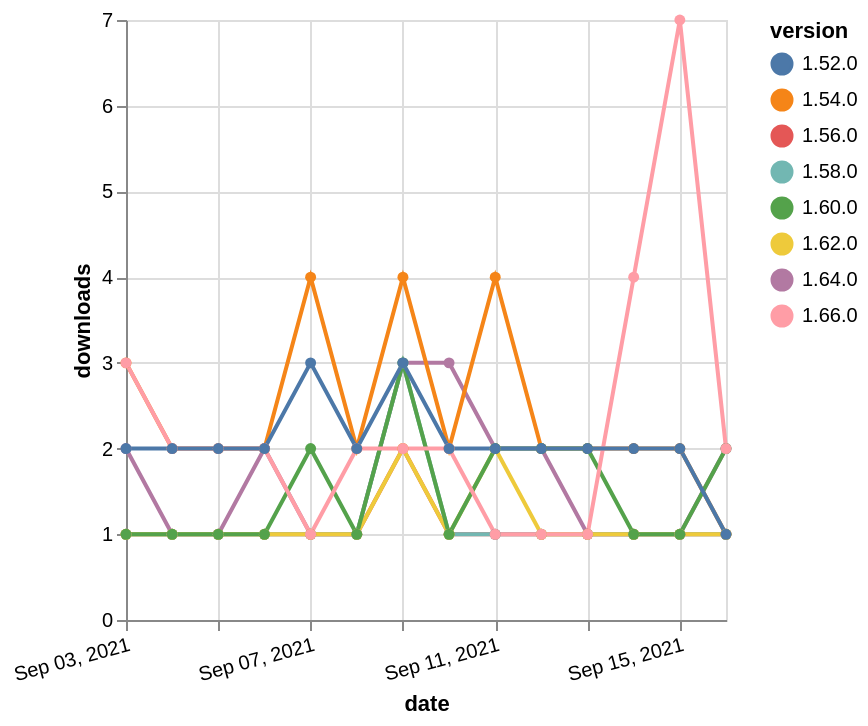

Express this chart as Vega-Lite.
### Vega-Lite specification from a JSON file in a GitHub repository (floating-point values rounded to 4 significant figures)
{"$schema": "https://vega.github.io/schema/vega-lite/v5.json", "description": "A simple bar chart with embedded data.", "data": {"values": [{"date": "2021-09-03", "total": 258, "delta": 1, "version": "1.56.0"}, {"date": "2021-09-04", "total": 259, "delta": 1, "version": "1.56.0"}, {"date": "2021-09-05", "total": 260, "delta": 1, "version": "1.56.0"}, {"date": "2021-09-06", "total": 261, "delta": 1, "version": "1.56.0"}, {"date": "2021-09-07", "total": 262, "delta": 1, "version": "1.56.0"}, {"date": "2021-09-08", "total": 263, "delta": 1, "version": "1.56.0"}, {"date": "2021-09-09", "total": 265, "delta": 2, "version": "1.56.0"}, {"date": "2021-09-10", "total": 266, "delta": 1, "version": "1.56.0"}, {"date": "2021-09-11", "total": 267, "delta": 1, "version": "1.56.0"}, {"date": "2021-09-12", "total": 268, "delta": 1, "version": "1.56.0"}, {"date": "2021-09-13", "total": 269, "delta": 1, "version": "1.56.0"}, {"date": "2021-09-14", "total": 270, "delta": 1, "version": "1.56.0"}, {"date": "2021-09-15", "total": 271, "delta": 1, "version": "1.56.0"}, {"date": "2021-09-16", "total": 272, "delta": 1, "version": "1.56.0"}, {"date": "2021-09-03", "total": 402, "delta": 2, "version": "1.64.0"}, {"date": "2021-09-04", "total": 403, "delta": 1, "version": "1.64.0"}, {"date": "2021-09-05", "total": 404, "delta": 1, "version": "1.64.0"}, {"date": "2021-09-06", "total": 406, "delta": 2, "version": "1.64.0"}, {"date": "2021-09-07", "total": 407, "delta": 1, "version": "1.64.0"}, {"date": "2021-09-08", "total": 408, "delta": 1, "version": "1.64.0"}, {"date": "2021-09-09", "total": 411, "delta": 3, "version": "1.64.0"}, {"date": "2021-09-10", "total": 414, "delta": 3, "version": "1.64.0"}, {"date": "2021-09-11", "total": 416, "delta": 2, "version": "1.64.0"}, {"date": "2021-09-12", "total": 418, "delta": 2, "version": "1.64.0"}, {"date": "2021-09-13", "total": 419, "delta": 1, "version": "1.64.0"}, {"date": "2021-09-14", "total": 420, "delta": 1, "version": "1.64.0"}, {"date": "2021-09-15", "total": 421, "delta": 1, "version": "1.64.0"}, {"date": "2021-09-16", "total": 423, "delta": 2, "version": "1.64.0"}, {"date": "2021-09-03", "total": 2589, "delta": 3, "version": "1.54.0"}, {"date": "2021-09-04", "total": 2591, "delta": 2, "version": "1.54.0"}, {"date": "2021-09-05", "total": 2593, "delta": 2, "version": "1.54.0"}, {"date": "2021-09-06", "total": 2595, "delta": 2, "version": "1.54.0"}, {"date": "2021-09-07", "total": 2599, "delta": 4, "version": "1.54.0"}, {"date": "2021-09-08", "total": 2601, "delta": 2, "version": "1.54.0"}, {"date": "2021-09-09", "total": 2605, "delta": 4, "version": "1.54.0"}, {"date": "2021-09-10", "total": 2607, "delta": 2, "version": "1.54.0"}, {"date": "2021-09-11", "total": 2611, "delta": 4, "version": "1.54.0"}, {"date": "2021-09-12", "total": 2613, "delta": 2, "version": "1.54.0"}, {"date": "2021-09-13", "total": 2615, "delta": 2, "version": "1.54.0"}, {"date": "2021-09-14", "total": 2617, "delta": 2, "version": "1.54.0"}, {"date": "2021-09-15", "total": 2619, "delta": 2, "version": "1.54.0"}, {"date": "2021-09-16", "total": 2620, "delta": 1, "version": "1.54.0"}, {"date": "2021-09-03", "total": 415, "delta": 1, "version": "1.58.0"}, {"date": "2021-09-04", "total": 416, "delta": 1, "version": "1.58.0"}, {"date": "2021-09-05", "total": 417, "delta": 1, "version": "1.58.0"}, {"date": "2021-09-06", "total": 418, "delta": 1, "version": "1.58.0"}, {"date": "2021-09-07", "total": 419, "delta": 1, "version": "1.58.0"}, {"date": "2021-09-08", "total": 420, "delta": 1, "version": "1.58.0"}, {"date": "2021-09-09", "total": 423, "delta": 3, "version": "1.58.0"}, {"date": "2021-09-10", "total": 424, "delta": 1, "version": "1.58.0"}, {"date": "2021-09-11", "total": 425, "delta": 1, "version": "1.58.0"}, {"date": "2021-09-12", "total": 426, "delta": 1, "version": "1.58.0"}, {"date": "2021-09-13", "total": 427, "delta": 1, "version": "1.58.0"}, {"date": "2021-09-14", "total": 428, "delta": 1, "version": "1.58.0"}, {"date": "2021-09-15", "total": 429, "delta": 1, "version": "1.58.0"}, {"date": "2021-09-16", "total": 430, "delta": 1, "version": "1.58.0"}, {"date": "2021-09-03", "total": 181, "delta": 1, "version": "1.62.0"}, {"date": "2021-09-04", "total": 182, "delta": 1, "version": "1.62.0"}, {"date": "2021-09-05", "total": 183, "delta": 1, "version": "1.62.0"}, {"date": "2021-09-06", "total": 184, "delta": 1, "version": "1.62.0"}, {"date": "2021-09-07", "total": 185, "delta": 1, "version": "1.62.0"}, {"date": "2021-09-08", "total": 186, "delta": 1, "version": "1.62.0"}, {"date": "2021-09-09", "total": 188, "delta": 2, "version": "1.62.0"}, {"date": "2021-09-10", "total": 189, "delta": 1, "version": "1.62.0"}, {"date": "2021-09-11", "total": 191, "delta": 2, "version": "1.62.0"}, {"date": "2021-09-12", "total": 192, "delta": 1, "version": "1.62.0"}, {"date": "2021-09-13", "total": 193, "delta": 1, "version": "1.62.0"}, {"date": "2021-09-14", "total": 194, "delta": 1, "version": "1.62.0"}, {"date": "2021-09-15", "total": 195, "delta": 1, "version": "1.62.0"}, {"date": "2021-09-16", "total": 196, "delta": 1, "version": "1.62.0"}, {"date": "2021-09-03", "total": 339, "delta": 1, "version": "1.60.0"}, {"date": "2021-09-04", "total": 340, "delta": 1, "version": "1.60.0"}, {"date": "2021-09-05", "total": 341, "delta": 1, "version": "1.60.0"}, {"date": "2021-09-06", "total": 342, "delta": 1, "version": "1.60.0"}, {"date": "2021-09-07", "total": 344, "delta": 2, "version": "1.60.0"}, {"date": "2021-09-08", "total": 345, "delta": 1, "version": "1.60.0"}, {"date": "2021-09-09", "total": 348, "delta": 3, "version": "1.60.0"}, {"date": "2021-09-10", "total": 349, "delta": 1, "version": "1.60.0"}, {"date": "2021-09-11", "total": 351, "delta": 2, "version": "1.60.0"}, {"date": "2021-09-12", "total": 353, "delta": 2, "version": "1.60.0"}, {"date": "2021-09-13", "total": 355, "delta": 2, "version": "1.60.0"}, {"date": "2021-09-14", "total": 356, "delta": 1, "version": "1.60.0"}, {"date": "2021-09-15", "total": 357, "delta": 1, "version": "1.60.0"}, {"date": "2021-09-16", "total": 359, "delta": 2, "version": "1.60.0"}, {"date": "2021-09-03", "total": 220, "delta": 3, "version": "1.66.0"}, {"date": "2021-09-04", "total": 222, "delta": 2, "version": "1.66.0"}, {"date": "2021-09-05", "total": 224, "delta": 2, "version": "1.66.0"}, {"date": "2021-09-06", "total": 226, "delta": 2, "version": "1.66.0"}, {"date": "2021-09-07", "total": 227, "delta": 1, "version": "1.66.0"}, {"date": "2021-09-08", "total": 229, "delta": 2, "version": "1.66.0"}, {"date": "2021-09-09", "total": 231, "delta": 2, "version": "1.66.0"}, {"date": "2021-09-10", "total": 233, "delta": 2, "version": "1.66.0"}, {"date": "2021-09-11", "total": 234, "delta": 1, "version": "1.66.0"}, {"date": "2021-09-12", "total": 235, "delta": 1, "version": "1.66.0"}, {"date": "2021-09-13", "total": 236, "delta": 1, "version": "1.66.0"}, {"date": "2021-09-14", "total": 240, "delta": 4, "version": "1.66.0"}, {"date": "2021-09-15", "total": 247, "delta": 7, "version": "1.66.0"}, {"date": "2021-09-16", "total": 249, "delta": 2, "version": "1.66.0"}, {"date": "2021-09-03", "total": 2375, "delta": 2, "version": "1.52.0"}, {"date": "2021-09-04", "total": 2377, "delta": 2, "version": "1.52.0"}, {"date": "2021-09-05", "total": 2379, "delta": 2, "version": "1.52.0"}, {"date": "2021-09-06", "total": 2381, "delta": 2, "version": "1.52.0"}, {"date": "2021-09-07", "total": 2384, "delta": 3, "version": "1.52.0"}, {"date": "2021-09-08", "total": 2386, "delta": 2, "version": "1.52.0"}, {"date": "2021-09-09", "total": 2389, "delta": 3, "version": "1.52.0"}, {"date": "2021-09-10", "total": 2391, "delta": 2, "version": "1.52.0"}, {"date": "2021-09-11", "total": 2393, "delta": 2, "version": "1.52.0"}, {"date": "2021-09-12", "total": 2395, "delta": 2, "version": "1.52.0"}, {"date": "2021-09-13", "total": 2397, "delta": 2, "version": "1.52.0"}, {"date": "2021-09-14", "total": 2399, "delta": 2, "version": "1.52.0"}, {"date": "2021-09-15", "total": 2401, "delta": 2, "version": "1.52.0"}, {"date": "2021-09-16", "total": 2402, "delta": 1, "version": "1.52.0"}]}, "width": "container", "mark": {"type": "line", "point": {"filled": true}}, "encoding": {"x": {"field": "date", "type": "temporal", "timeUnit": "yearmonthdate", "title": "date", "axis": {"labelAngle": -15}}, "y": {"field": "delta", "type": "quantitative", "title": "downloads"}, "color": {"field": "version", "type": "nominal"}, "tooltip": {"field": "delta"}}}
